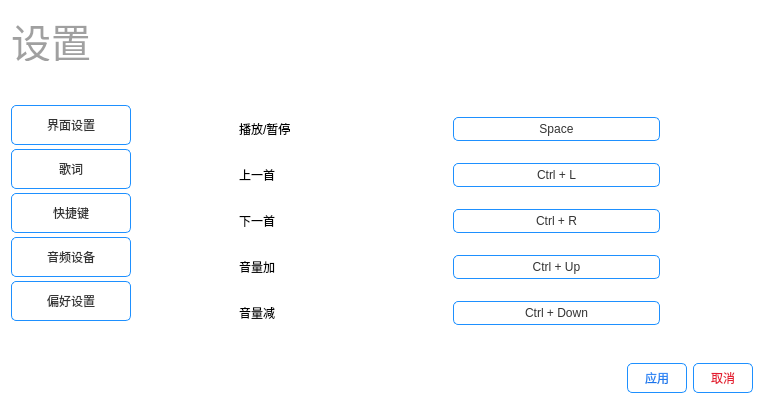
<?xml version="1.0" encoding="UTF-8"?>
<ui version="4.0">
 <class>SettingView</class>
 <widget class="QWidget" name="SettingView">
  <property name="geometry">
   <rect>
    <x>0</x>
    <y>0</y>
    <width>769</width>
    <height>404</height>
   </rect>
  </property>
  <property name="windowTitle">
   <string>SettingView</string>
  </property>
  <property name="styleSheet">
   <string notr="true">QWidget{
background-color: rgb(255, 255, 255);
}
QPushButton {
  background-color: transparent;
  border: 1px solid;
  border-color: #1E90FF;
  border-radius: 5px;
  padding: 4px;
  color: rgba(0, 0, 0, 80%);
}
QPushButton #CancelButton{
  background-color: transparent;
  padding: 4px;
  color: rgba(0, 0, 0, 80%);
}

QPushButton:hover {
  
  border-color: #396895;
}

QPushButton:pressed { 
  color: rgba(255, 255, 255, 90%);
  background-color: qlineargradient(x1: 0, y1: 0, x2: 0, y2: 1, stop: 0 #4c98fe, stop: 1 #0564e3);
  border-top-color: #247fff;
  border-bottom-color: #003ddb;
  border-left-color: #125eed;
  border-right-color: #125eed;
}

QPushButton:disabled {
  color: #333333;
}

QTabWidget::pane {
  background-color: transparent;
  position: absolute;
  top: -0.5em;
}

QTabWidget#Ribbon::pane {
  background-color: #ffffff;
}

QTabWidget::tab-bar {
  alignment: center;
}

QTabWidget#Ribbon::tab-bar {

  left: 100px;
}

QTabBar::tab {
  min-width: 60px;
  max-width: 60px;
  min-height: 22px;
  max-height: 22px;
  padding: 2px;
  border: 1px solid #1E90FF;
}

QTabBar::tab:hover {
  border-color: #396895;
}

QTabBar::tab:selected {
  background-color: qlineargradient(x1: 0, y1: 0, x2: 0, y2: 1, stop: 0 #4c98fe, stop: 1 #0564e3);
  border-top-color: #247fff;
  border-bottom-color: #003ddb;
  border-left-color: #125eed;
  border-right-color: #125eed;
  color: white;
}

QTabBar::tab:selected {}

QTabBar::tab:first {
  border-top-left-radius: 5px;
  border-top-right-radius: 0px;
  border-bottom-left-radius: 5px;
  border-bottom-right-radius: 0px;
}

QTabBar::tab:first:selected {}

QTabBar::tab:first:!selected {}

QTabBar::tab:first:selected,
QTabBar::tab:hover {}

QTabBar::tab:first:!selected,
QTabBar::tab:hover {}

QTabBar::tab:last {
  border-top-left-radius: px;
  border-top-right-radius: 5px;
  border-bottom-left-radius: 0px;
  border-bottom-right-radius: 5px;
}

QTabBar::tab:last:selected {}

QTabBar::tab:last:!selected {}

QTabBar::tab:last:selected,
QTabBar::tab:hover {}

QTabBar::tab:last:!selected,
QTabBar::tab:hover {}

QTabBar::tab:only-one {
  border-top-left-radius: 5px;
  border-top-right-radius: 5px;
  border-bottom-left-radius: 5px;
  border-bottom-right-radius: 5px;
}</string>
  </property>
  <layout class="QHBoxLayout" name="horizontalLayout_3">
   <item>
    <layout class="QHBoxLayout" name="horizontalLayout">
     <property name="spacing">
      <number>3</number>
     </property>
     <item>
      <layout class="QVBoxLayout" name="verticalLayout" stretch="0,0,0,0,0,0,0,0">
       <property name="spacing">
        <number>4</number>
       </property>
       <property name="sizeConstraint">
        <enum>QLayout::SetDefaultConstraint</enum>
       </property>
       <item>
        <widget class="QLabel" name="label">
         <property name="maximumSize">
          <size>
           <width>16777215</width>
           <height>50</height>
          </size>
         </property>
         <property name="font">
          <font>
           <family>.萍方-简</family>
           <pointsize>30</pointsize>
          </font>
         </property>
         <property name="styleSheet">
          <string notr="true">color: rgba(0, 0, 0, 95);</string>
         </property>
         <property name="text">
          <string>设置</string>
         </property>
         <property name="alignment">
          <set>Qt::AlignLeading|Qt::AlignLeft|Qt::AlignTop</set>
         </property>
        </widget>
       </item>
       <item>
        <spacer name="verticalSpacer_2">
         <property name="orientation">
          <enum>Qt::Vertical</enum>
         </property>
         <property name="sizeType">
          <enum>QSizePolicy::Fixed</enum>
         </property>
         <property name="sizeHint" stdset="0">
          <size>
           <width>20</width>
           <height>40</height>
          </size>
         </property>
        </spacer>
       </item>
       <item>
        <widget class="QPushButton" name="btn_interface_setting">
         <property name="minimumSize">
          <size>
           <width>120</width>
           <height>40</height>
          </size>
         </property>
         <property name="maximumSize">
          <size>
           <width>120</width>
           <height>40</height>
          </size>
         </property>
         <property name="text">
          <string>界面设置</string>
         </property>
        </widget>
       </item>
       <item>
        <widget class="QPushButton" name="btn_lyric_setting">
         <property name="minimumSize">
          <size>
           <width>0</width>
           <height>40</height>
          </size>
         </property>
         <property name="maximumSize">
          <size>
           <width>120</width>
           <height>40</height>
          </size>
         </property>
         <property name="text">
          <string>歌词</string>
         </property>
        </widget>
       </item>
       <item>
        <widget class="QPushButton" name="btn_shortcut_key_setting">
         <property name="minimumSize">
          <size>
           <width>0</width>
           <height>40</height>
          </size>
         </property>
         <property name="maximumSize">
          <size>
           <width>120</width>
           <height>40</height>
          </size>
         </property>
         <property name="text">
          <string>快捷键</string>
         </property>
        </widget>
       </item>
       <item>
        <widget class="QPushButton" name="btn_device_setting">
         <property name="minimumSize">
          <size>
           <width>0</width>
           <height>40</height>
          </size>
         </property>
         <property name="maximumSize">
          <size>
           <width>120</width>
           <height>40</height>
          </size>
         </property>
         <property name="text">
          <string>音频设备</string>
         </property>
        </widget>
       </item>
       <item>
        <widget class="QPushButton" name="pushButton_5">
         <property name="minimumSize">
          <size>
           <width>0</width>
           <height>40</height>
          </size>
         </property>
         <property name="maximumSize">
          <size>
           <width>120</width>
           <height>40</height>
          </size>
         </property>
         <property name="text">
          <string>偏好设置</string>
         </property>
        </widget>
       </item>
       <item>
        <spacer name="verticalSpacer">
         <property name="orientation">
          <enum>Qt::Vertical</enum>
         </property>
         <property name="sizeType">
          <enum>QSizePolicy::Expanding</enum>
         </property>
         <property name="sizeHint" stdset="0">
          <size>
           <width>20</width>
           <height>40</height>
          </size>
         </property>
        </spacer>
       </item>
      </layout>
     </item>
     <item>
      <layout class="QVBoxLayout" name="verticalLayout_2">
       <property name="leftMargin">
        <number>5</number>
       </property>
       <property name="topMargin">
        <number>50</number>
       </property>
       <property name="rightMargin">
        <number>5</number>
       </property>
       <property name="bottomMargin">
        <number>0</number>
       </property>
       <item>
        <widget class="QStackedWidget" name="stackedWidget">
         <property name="currentIndex">
          <number>2</number>
         </property>
         <widget class="QWidget" name="widget_interface_setting">
          <widget class="QTabWidget" name="tabWidget">
           <property name="geometry">
            <rect>
             <x>140</x>
             <y>40</y>
             <width>341</width>
             <height>241</height>
            </rect>
           </property>
           <property name="currentIndex">
            <number>0</number>
           </property>
           <widget class="QWidget" name="tab">
            <attribute name="title">
             <string>常规界面</string>
            </attribute>
            <layout class="QGridLayout" name="gridLayout_2">
             <item row="0" column="0">
              <layout class="QGridLayout" name="gridLayout">
               <item row="0" column="0">
                <widget class="QLabel" name="label_2">
                 <property name="text">
                  <string>颜色</string>
                 </property>
                </widget>
               </item>
               <item row="2" column="0">
                <widget class="QLabel" name="label_4">
                 <property name="text">
                  <string>字体</string>
                 </property>
                </widget>
               </item>
               <item row="0" column="1">
                <widget class="QPushButton" name="pushButton_6">
                 <property name="text">
                  <string>透明</string>
                 </property>
                </widget>
               </item>
               <item row="1" column="1">
                <widget class="QComboBox" name="comboBox"/>
               </item>
               <item row="1" column="0">
                <widget class="QLabel" name="label_3">
                 <property name="text">
                  <string>语言</string>
                 </property>
                </widget>
               </item>
               <item row="3" column="1">
                <widget class="QPushButton" name="pushButton_8">
                 <property name="text">
                  <string>重置</string>
                 </property>
                </widget>
               </item>
               <item row="2" column="1">
                <widget class="QFontComboBox" name="fontComboBox"/>
               </item>
              </layout>
             </item>
            </layout>
           </widget>
           <widget class="QWidget" name="tab_2">
            <attribute name="title">
             <string>高级设置</string>
            </attribute>
            <widget class="QToolBox" name="toolBox">
             <property name="geometry">
              <rect>
               <x>50</x>
               <y>40</y>
               <width>221</width>
               <height>121</height>
              </rect>
             </property>
             <property name="currentIndex">
              <number>0</number>
             </property>
             <widget class="QWidget" name="page">
              <property name="geometry">
               <rect>
                <x>0</x>
                <y>0</y>
                <width>221</width>
                <height>69</height>
               </rect>
              </property>
              <attribute name="label">
               <string>关闭主面板</string>
              </attribute>
              <layout class="QVBoxLayout" name="verticalLayout_4">
               <item>
                <layout class="QVBoxLayout" name="verticalLayout_3">
                 <item>
                  <widget class="QRadioButton" name="radioButton_2">
                   <property name="text">
                    <string>最小化到托盘</string>
                   </property>
                  </widget>
                 </item>
                 <item>
                  <widget class="QRadioButton" name="radioButton">
                   <property name="text">
                    <string>退出程序</string>
                   </property>
                   <property name="checked">
                    <bool>true</bool>
                   </property>
                  </widget>
                 </item>
                </layout>
               </item>
              </layout>
             </widget>
             <widget class="QWidget" name="page_2">
              <property name="geometry">
               <rect>
                <x>0</x>
                <y>0</y>
                <width>221</width>
                <height>69</height>
               </rect>
              </property>
              <attribute name="label">
               <string>自定义主题</string>
              </attribute>
              <layout class="QGridLayout" name="gridLayout_3">
               <item row="2" column="0">
                <widget class="QPushButton" name="pushButton_10">
                 <property name="text">
                  <string>导入</string>
                 </property>
                </widget>
               </item>
               <item row="2" column="1">
                <widget class="QPushButton" name="pushButton_9">
                 <property name="text">
                  <string>重置</string>
                 </property>
                </widget>
               </item>
               <item row="1" column="0" colspan="2" alignment="Qt::AlignHCenter">
                <widget class="QLabel" name="label_5">
                 <property name="text">
                  <string>Default</string>
                 </property>
                </widget>
               </item>
              </layout>
             </widget>
            </widget>
           </widget>
          </widget>
         </widget>
         <widget class="QWidget" name="widget_lyric_setting">
          <widget class="QWidget" name="verticalLayoutWidget_3">
           <property name="geometry">
            <rect>
             <x>50</x>
             <y>40</y>
             <width>388</width>
             <height>211</height>
            </rect>
           </property>
           <layout class="QVBoxLayout" name="layout_for_widget_lyric_setting">
            <property name="leftMargin">
             <number>20</number>
            </property>
            <property name="topMargin">
             <number>20</number>
            </property>
            <property name="rightMargin">
             <number>20</number>
            </property>
            <property name="bottomMargin">
             <number>20</number>
            </property>
            <item>
             <widget class="QCheckBox" name="checkBox">
              <property name="text">
               <string>是否启用桌面歌词</string>
              </property>
             </widget>
            </item>
            <item>
             <spacer name="verticalSpacer_3">
              <property name="orientation">
               <enum>Qt::Vertical</enum>
              </property>
              <property name="sizeHint" stdset="0">
               <size>
                <width>20</width>
                <height>40</height>
               </size>
              </property>
             </spacer>
            </item>
            <item>
             <layout class="QVBoxLayout" name="verticalLayout_5">
              <item>
               <widget class="QLabel" name="label_6">
                <property name="text">
                 <string>配色方案</string>
                </property>
               </widget>
              </item>
              <item>
               <layout class="QHBoxLayout" name="horizontalLayout_4">
                <item>
                 <widget class="QPushButton" name="pushButton_4">
                  <property name="text">
                   <string>未播放</string>
                  </property>
                 </widget>
                </item>
                <item>
                 <widget class="QPushButton" name="pushButton_3">
                  <property name="text">
                   <string>已播放</string>
                  </property>
                 </widget>
                </item>
                <item>
                 <spacer name="horizontalSpacer_2">
                  <property name="orientation">
                   <enum>Qt::Horizontal</enum>
                  </property>
                  <property name="sizeHint" stdset="0">
                   <size>
                    <width>40</width>
                    <height>20</height>
                   </size>
                  </property>
                 </spacer>
                </item>
               </layout>
              </item>
              <item>
               <layout class="QVBoxLayout" name="verticalLayout_6">
                <item>
                 <spacer name="horizontalSpacer_4">
                  <property name="orientation">
                   <enum>Qt::Horizontal</enum>
                  </property>
                  <property name="sizeHint" stdset="0">
                   <size>
                    <width>40</width>
                    <height>20</height>
                   </size>
                  </property>
                 </spacer>
                </item>
                <item>
                 <widget class="QLabel" name="label_7">
                  <property name="text">
                   <string>字体方案</string>
                  </property>
                 </widget>
                </item>
                <item>
                 <layout class="QHBoxLayout" name="horizontalLayout_5">
                  <item>
                   <widget class="QFontComboBox" name="fontComboBox_2">
                    <property name="sizePolicy">
                     <sizepolicy hsizetype="Preferred" vsizetype="Fixed">
                      <horstretch>0</horstretch>
                      <verstretch>0</verstretch>
                     </sizepolicy>
                    </property>
                    <property name="maximumSize">
                     <size>
                      <width>80</width>
                      <height>16777215</height>
                     </size>
                    </property>
                   </widget>
                  </item>
                  <item>
                   <widget class="QComboBox" name="comboBox_3"/>
                  </item>
                  <item>
                   <spacer name="horizontalSpacer_3">
                    <property name="orientation">
                     <enum>Qt::Horizontal</enum>
                    </property>
                    <property name="sizeType">
                     <enum>QSizePolicy::Expanding</enum>
                    </property>
                    <property name="sizeHint" stdset="0">
                     <size>
                      <width>40</width>
                      <height>20</height>
                     </size>
                    </property>
                   </spacer>
                  </item>
                 </layout>
                </item>
               </layout>
              </item>
             </layout>
            </item>
            <item>
             <spacer name="verticalSpacer_4">
              <property name="orientation">
               <enum>Qt::Vertical</enum>
              </property>
              <property name="sizeHint" stdset="0">
               <size>
                <width>20</width>
                <height>40</height>
               </size>
              </property>
             </spacer>
            </item>
           </layout>
          </widget>
         </widget>
         <widget class="QWidget" name="widget_shortcut_key_setting">
          <widget class="QWidget" name="gridLayoutWidget">
           <property name="geometry">
            <rect>
             <x>60</x>
             <y>40</y>
             <width>501</width>
             <height>241</height>
            </rect>
           </property>
           <layout class="QGridLayout" name="layout_for_widget_shortcut_key_setting">
            <property name="leftMargin">
             <number>0</number>
            </property>
            <property name="topMargin">
             <number>0</number>
            </property>
            <property name="rightMargin">
             <number>0</number>
            </property>
            <property name="bottomMargin">
             <number>0</number>
            </property>
            <item row="3" column="2">
             <widget class="QPushButton" name="pushButton_14">
              <property name="text">
               <string>Ctrl + Up</string>
              </property>
             </widget>
            </item>
            <item row="4" column="1">
             <widget class="QLabel" name="label_8">
              <property name="text">
               <string>音量减</string>
              </property>
             </widget>
            </item>
            <item row="0" column="2">
             <widget class="QPushButton" name="pushButton_11">
              <property name="text">
               <string>Space</string>
              </property>
             </widget>
            </item>
            <item row="3" column="1">
             <widget class="QLabel" name="label_12">
              <property name="text">
               <string>音量加</string>
              </property>
             </widget>
            </item>
            <item row="2" column="1">
             <widget class="QLabel" name="label_11">
              <property name="text">
               <string>下一首</string>
              </property>
             </widget>
            </item>
            <item row="2" column="2">
             <widget class="QPushButton" name="pushButton_13">
              <property name="text">
               <string>Ctrl + R</string>
              </property>
             </widget>
            </item>
            <item row="4" column="2">
             <widget class="QPushButton" name="pushButton_15">
              <property name="text">
               <string>Ctrl + Down</string>
              </property>
             </widget>
            </item>
            <item row="1" column="1">
             <widget class="QLabel" name="label_10">
              <property name="text">
               <string>上一首</string>
              </property>
             </widget>
            </item>
            <item row="0" column="1">
             <widget class="QLabel" name="label_9">
              <property name="text">
               <string>播放/暂停</string>
              </property>
             </widget>
            </item>
            <item row="1" column="2">
             <widget class="QPushButton" name="pushButton_12">
              <property name="text">
               <string>Ctrl + L</string>
              </property>
             </widget>
            </item>
            <item row="0" column="0">
             <spacer name="horizontalSpacer_5">
              <property name="orientation">
               <enum>Qt::Horizontal</enum>
              </property>
              <property name="sizeType">
               <enum>QSizePolicy::Minimum</enum>
              </property>
              <property name="sizeHint" stdset="0">
               <size>
                <width>40</width>
                <height>20</height>
               </size>
              </property>
             </spacer>
            </item>
            <item row="0" column="3">
             <spacer name="horizontalSpacer_6">
              <property name="orientation">
               <enum>Qt::Horizontal</enum>
              </property>
              <property name="sizeType">
               <enum>QSizePolicy::Minimum</enum>
              </property>
              <property name="sizeHint" stdset="0">
               <size>
                <width>40</width>
                <height>20</height>
               </size>
              </property>
             </spacer>
            </item>
           </layout>
          </widget>
         </widget>
         <widget class="QWidget" name="widget_device_setting">
          <widget class="QWidget" name="horizontalLayoutWidget_3">
           <property name="geometry">
            <rect>
             <x>100</x>
             <y>120</y>
             <width>379</width>
             <height>220</height>
            </rect>
           </property>
           <layout class="QHBoxLayout" name="layout_for_widget_device_setting">
            <property name="leftMargin">
             <number>100</number>
            </property>
            <property name="topMargin">
             <number>100</number>
            </property>
            <property name="rightMargin">
             <number>100</number>
            </property>
            <property name="bottomMargin">
             <number>100</number>
            </property>
            <item>
             <widget class="QLabel" name="label_13">
              <property name="text">
               <string>输出设备</string>
              </property>
             </widget>
            </item>
            <item>
             <spacer name="horizontalSpacer_8">
              <property name="orientation">
               <enum>Qt::Horizontal</enum>
              </property>
              <property name="sizeType">
               <enum>QSizePolicy::Minimum</enum>
              </property>
              <property name="sizeHint" stdset="0">
               <size>
                <width>40</width>
                <height>20</height>
               </size>
              </property>
             </spacer>
            </item>
            <item>
             <widget class="QComboBox" name="comboBox_2"/>
            </item>
            <item>
             <spacer name="horizontalSpacer_7">
              <property name="orientation">
               <enum>Qt::Horizontal</enum>
              </property>
              <property name="sizeHint" stdset="0">
               <size>
                <width>40</width>
                <height>20</height>
               </size>
              </property>
             </spacer>
            </item>
           </layout>
          </widget>
         </widget>
         <widget class="QWidget" name="page_5"/>
        </widget>
       </item>
       <item>
        <layout class="QHBoxLayout" name="horizontalLayout_2">
         <property name="topMargin">
          <number>10</number>
         </property>
         <item>
          <spacer name="horizontalSpacer">
           <property name="orientation">
            <enum>Qt::Horizontal</enum>
           </property>
           <property name="sizeHint" stdset="0">
            <size>
             <width>40</width>
             <height>20</height>
            </size>
           </property>
          </spacer>
         </item>
         <item>
          <widget class="QPushButton" name="pushButton_7">
           <property name="minimumSize">
            <size>
             <width>60</width>
             <height>30</height>
            </size>
           </property>
           <property name="maximumSize">
            <size>
             <width>50</width>
             <height>16777215</height>
            </size>
           </property>
           <property name="styleSheet">
            <string notr="true">QPushButton {
  padding: 4px;
  color: qlineargradient(x1: 0, y1: 0, x2: 0, y2: 1, stop: 0 #4c98fe, stop: 1 #0564e3);
}

QPushButton:hover {
  color: rgba(255, 255, 255, 90%);
  border-color: #396895;
}

QPushButton:pressed {
  background-color: qlineargradient(x1: 0, y1: 0, x2: 0, y2: 1, stop: 0 #4c98fe, stop: 1 #0564e3);
  border-top-color: #247fff;
  border-bottom-color: #003ddb;
  border-left-color: #125eed;
  border-right-color: #125eed;
}</string>
           </property>
           <property name="text">
            <string>应用</string>
           </property>
          </widget>
         </item>
         <item>
          <widget class="QPushButton" name="CancelButton">
           <property name="minimumSize">
            <size>
             <width>60</width>
             <height>30</height>
            </size>
           </property>
           <property name="maximumSize">
            <size>
             <width>50</width>
             <height>16777215</height>
            </size>
           </property>
           <property name="styleSheet">
            <string notr="true">QPushButton#CancelButton {
  padding: 4px;
  color: #e51c32;
}

QPushButton:hover#CancelButton {
  color: rgba(255, 255, 255, 90%);
  border-color: #396895;
}

QPushButton:pressed#CancelButton {
  background-color: qlineargradient(x1: 0, y1: 0, x2: 0, y2: 1, stop: 0 #4c98fe, stop: 1 #0564e3);
  border-top-color: #247fff;
  border-bottom-color: #003ddb;
  border-left-color: #125eed;
  border-right-color: #125eed;
}</string>
           </property>
           <property name="text">
            <string>取消</string>
           </property>
          </widget>
         </item>
        </layout>
       </item>
      </layout>
     </item>
    </layout>
   </item>
  </layout>
 </widget>
 <layoutdefault spacing="6" margin="11"/>
 <resources/>
 <connections>
  <connection>
   <sender>CancelButton</sender>
   <signal>clicked()</signal>
   <receiver>SettingView</receiver>
   <slot>close()</slot>
   <hints>
    <hint type="sourcelabel">
     <x>752</x>
     <y>391</y>
    </hint>
    <hint type="destinationlabel">
     <x>409</x>
     <y>234</y>
    </hint>
   </hints>
  </connection>
 </connections>
</ui>
